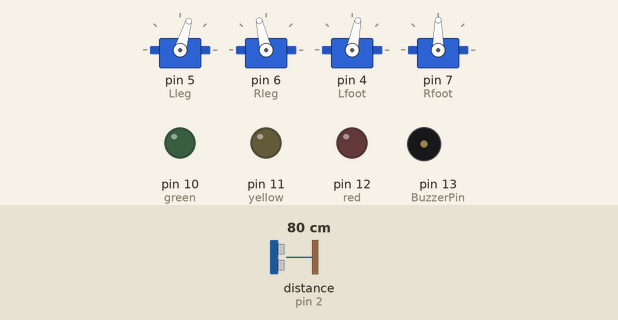
Simulated run of this sketch. Board: Arduino Uno, built with avr-gcc and run on an emulated ATmega328P. Shown: 4 × servo, output pins drawn as LEDs (lit = HIGH), buzzer (waves = sounding). The test bench sets the inputs (shaded band); at power-on: distance to the obstacle (sensor on pin 2) 80 cm. The echo pulse lasts 58.3 µs per cm; what the sketch prints to the serial monitor is not drawn.

Above: at 7.07 s.
7.3 s: distance to the obstacle (sensor on pin 2) set to 11 cm
At 7.62 s:
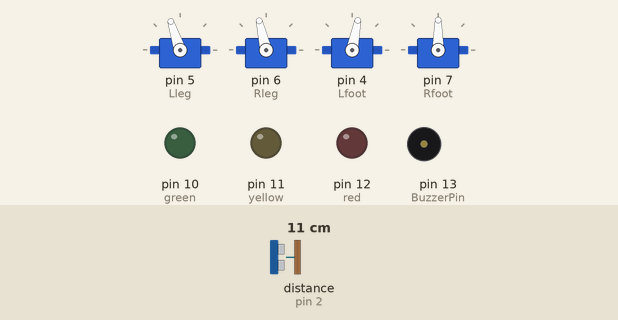
At 10.05 s:
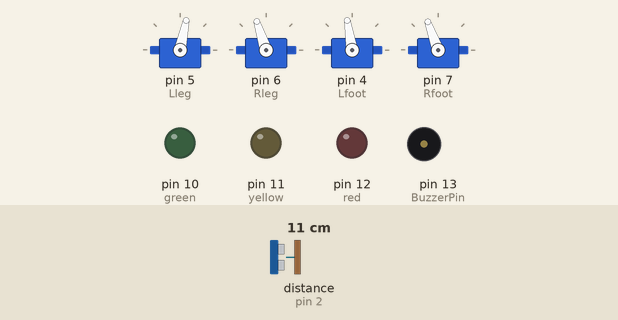
11.7 s: distance to the obstacle (sensor on pin 2) set to 8 cm
At 15.04 s:
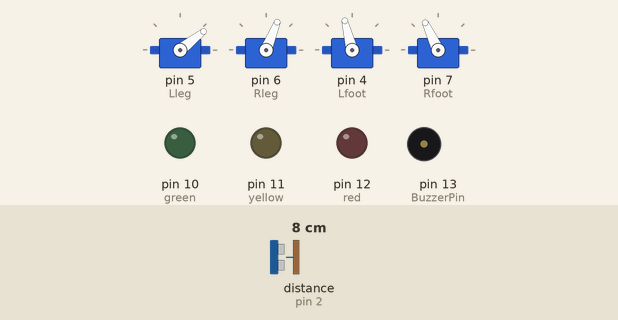
17.9 s: distance to the obstacle (sensor on pin 2) set to 2 cm
26.4 s: distance to the obstacle (sensor on pin 2) set to 9 cm
34.9 s: distance to the obstacle (sensor on pin 2) set to 4 cm
43.4 s: distance to the obstacle (sensor on pin 2) set to 18 cm
At 45.23 s:
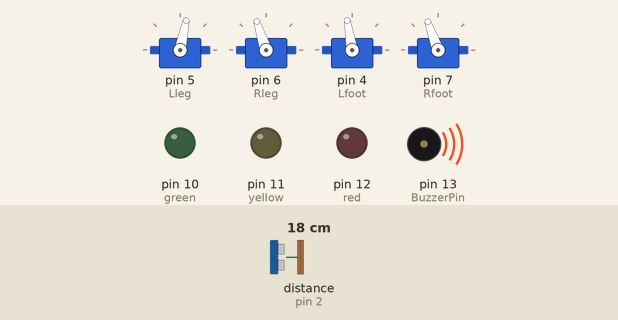
Timing chart, 0 to 99.4 s (numbered marks = the images above; inputs shaded):
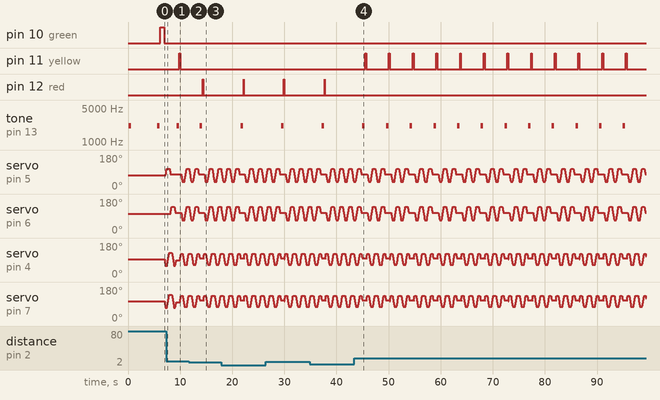

Measured:
- the behaviour switches between 10 and 9 cm on distance to the obstacle (sensor on pin 2) (found by bisection; images 2 and 3)
- after the input at 7.3 s, pin 10 (green): stays LOW (without the input it goes to HIGH after 2.6 s); pin 11 (yellow): LOW → HIGH after 2.6 s, → LOW 0.11 s later
- after the input at 11.7 s, pin 11 (yellow): stays LOW (without the input it goes to HIGH after 2.7 s); pin 12 (red): LOW → HIGH after 2.7 s, → LOW 0.08 s later
- after the input at 43.4 s, pin 11 (yellow): alternates HIGH for 0.18 s and LOW for 4.4 s, starting after 2.1 s; pin 12 (red): stops changing and stays LOW; tone on pin 13 (BuzzerPin): alternates 2142 Hz for 0.48 s and silent for 4.1 s, starting after 6.1 s
- by itself, servo on pin 5 (Lleg): moves between 38° and 108°, repeating every 4.5 s
- by itself, servo on pin 6 (Rleg): moves between 68° and 138°, repeating every 4.5 s
- by itself, servo on pin 4 (Lfoot): moves between 64° and 124°, repeating every 4.5 s
- by itself, servo on pin 7 (Rfoot): moves between 75° and 135°, repeating every 4.5 s

The sketch:

marche.ino
```cpp
#include <Servo.h>
#include <NewPing.h>

/**
* On utilise des #define plutôt que des variables sur les constantes
* cela prend moins de place en mémoire vive !! (car remplacées lors de la complilation)
*/

#define BuzzerPin 13

#define red 12
#define yellow 11
#define green 10

#define EnableServo 14  // activation des servos (la pin 14 est en faite la pin A0)
Servo Lleg;  // create servo object to control a servo
Servo Rleg;
Servo Lfoot;
Servo Rfoot;

int RFcenter = 105;    // variable to store the center servo position
int LLcenter = 73;
int RLcenter = 103;
int LFcenter = 94;
int tAngle = 30; //tilt angle
int uAngle = 35; //turn angle
int sAngle = 35; //swing angle

long cm;                // variable pour stocker la distance de l'objet en cm
// Maximum distance we want to ping for (in centimeters). Maximum sensor distance is rated at 400-500cm.
#define MAX_DISTANCE 300
// Arduino pin tied to trigger pin on the ultrasonic sensor.
#define TRIGGER_PIN  3
// Arduino pin tied to echo pin on the ultrasonic sensor.
#define ECHO_PIN     2
NewPing sonar(TRIGGER_PIN, ECHO_PIN, MAX_DISTANCE); // NewPing setup of pins and maximum distance.
int Obstacle=0;

void setup(){
  Lleg.attach(5);  // attaches the servo on pin x to the servo object
  Rleg.attach(6);  // attaches the servo on pin x to the servo object
  Lfoot.attach(4);  // attaches the servo on pin x to the servo object
  Rfoot.attach(7);  // attaches the servo on pin x to the servo object
  CenterServos(); //center the servos

  pinMode(green, OUTPUT);	digitalWrite(green, LOW);
  pinMode(yellow, OUTPUT);	digitalWrite(yellow, LOW);
  pinMode(red, OUTPUT);		digitalWrite(red, LOW);

  pinMode(BuzzerPin, OUTPUT);	digitalWrite(BuzzerPin, LOW);
  pinMode(BuzzerPin-1, OUTPUT);	digitalWrite(BuzzerPin-1, LOW); // branchement buzzer (identique a GND)
  //Buzzer.PlayMelody();

  Serial.begin(19200);
  Serial.println("Ready");


  //while (digitalRead(ButtonPin) != LOW){
    //do nothing until the button pressed
  //}
  BuzzerBeep();
  for(int i=0;i<5;++i){
    delay(1000);
  }
  BuzzerBeep();
}

void loop() {
  Obstacle = testSonar();
  switch (Obstacle){
    case 0: //no object
       Forward(1,30); //one step Forward
       BuzzerBeep();
       break;
     case 1: //object on Left
       TurnRight(2,30);
       BuzzerBeep();
       break;
     case 2: //object on Right
       TurnLeft(2,30);
       BuzzerBeep();
       break;
     case 3: //obect in Front (both Left and Right detect the object)
       TurnLeft(4,30); //turn around
       BuzzerBeep();
       break;
   }

}

//La fonction ci-dessous fait clignoter la LED correspondant à la distance.
//Le clignotement est de plus en plus rapide à mesure que l'objet se rapproche.
void blink(int pause, int ledPin) {
  pause = pause * 10;
  digitalWrite(ledPin, HIGH);
  delay(pause);
  digitalWrite(ledPin, LOW);
  delay(10);
}

// on envoi 5 pings, on récupère la moyenne
// puis on converti ça en cm
// voir ici pour la doc des méthodes utilisées
// http://code.google.com/p/arduino-new-ping/wiki/Using_NewPing_Syntax
int testSonar() {
  cm = sonar.convert_cm( sonar.ping_median() ); // send ping and get distance in cm
  Serial.print(cm);
  Serial.print("\t");
  if(cm >0 && cm < 10) {          // objet très proche
    blink(cm, red);
    return 3;
  }
  else if(cm >= 10 && cm < 30) {  // distance moyenne
     blink(cm, yellow);
     return 2;
  }
  else if(cm >= 30) {             // objet lointain
    blink(cm, green);
    return 0;
  }

  Serial.print(Obstacle);
  Serial.print("\t");
}

void CenterServos() {
    Lleg.write(LLcenter);
    // tell servo to go to position in variable 'center'
    Rleg.write(RLcenter);
    // tell servo to go to position in variable 'center'
    Lfoot.write(LFcenter);
    // tell servo to go to position in variable 'center'
    Rfoot.write(RFcenter);
    // tell servo to go to position in variable 'center'
    delay(100);
    // waits 100ms for the servos to reach the position
}

void BuzzerBeep() {
	int tpstone=230;
	for (int i=0; i <= 999; i++) {
		digitalWrite(BuzzerPin, HIGH); delayMicroseconds(tpstone);
		digitalWrite(BuzzerPin, LOW); delayMicroseconds(tpstone);
	}
}
```

ServoPrimitives.ino
```cpp
void TiltRightUp(byte ang, byte sp){    //tilt right up
  for (int i=0; i<=ang; i+=5){    Lfoot.write(LFcenter+i);    Rfoot.write(RFcenter+i);    delay(sp);  }
}
void TiltRightDown(byte ang, byte sp){  //tilt right down
  for (int i=ang; i>0; i-=5){    Lfoot.write(LFcenter+i);    Rfoot.write(RFcenter+i);    delay(sp);  }
}
void TiltLeftUp(byte ang, byte sp){  //tilt left up
  for (int i=0; i<=ang; i+=5){    Lfoot.write(LFcenter-i);    Rfoot.write(RFcenter-i);    delay(sp);  }
}
void TiltLeftDown(byte ang, byte sp){  //tilt left down
  for (int i=ang; i>0; i-=5){    Lfoot.write(LFcenter-i);    Rfoot.write(RFcenter-i);    delay(sp);  }
}

void LeftFootUp(char ang, byte sp){  //tilt left up
  for (int i=0; i<=ang; i+=5){    Lfoot.write(LFcenter-i);    delay(sp);  }
}
void LeftFootDown(byte ang, byte sp){  //tilt left down
  for (int i=ang; i>0; i-=5){    Lfoot.write(LFcenter-i);    delay(sp);  }
}
void RightFootUp(byte ang, byte sp){    //tilt right up
  for (int i=0; i<=ang; i+=5){    Rfoot.write(RFcenter+i);    delay(sp);  }
}
void RightFootDown(byte ang, byte sp){  //tilt right down
  for (int i=ang; i>0; i-=5){    Rfoot.write(RFcenter+i);    delay(sp);  }
}

void SwingRight(byte ang, byte sp){  //swing right
  for (int i=0; i<=ang; i+=5){    Lleg.write(LLcenter-i);    Rleg.write(RLcenter-i);    delay(sp);  }
}
void SwingRcenter(byte ang, byte sp){  //swing r->center
  for (int i=ang; i>0; i-=5){    Lleg.write(LLcenter-i);    Rleg.write(RLcenter-i);    delay(sp);  }
}

void SwingLeft(byte ang, byte sp){  //swing left
  for (byte i=0; i<=ang; i=i+5){    Lleg.write(LLcenter+i);    Rleg.write(RLcenter+i);    delay(sp);  }
}
void SwingLcenter(byte ang, byte sp){  //swing l->center
  for (byte i=ang; i>0; i=i-5){    Lleg.write(LLcenter+i);    Rleg.write(RLcenter+i);    delay(sp);  }
}

void RightLegIn(byte ang, byte sp){  //swing right
  for (int i=0; i<=ang; i+=5){    Rleg.write(RLcenter-i);    delay(sp);  }
}
void RightLegIcenter(byte ang, byte sp){  //swing r->center
  for (int i=ang; i>0; i-=5){    Rleg.write(RLcenter-i);    delay(sp);  }
}
void RightLegOut(byte ang, byte sp){  //swing right
  for (int i=0; i<=ang; i+=5){    Rleg.write(RLcenter+i);    delay(sp);  }
}
void RightLegOcenter(byte ang, byte sp){  //swing r->center
  for (int i=ang; i>0; i-=5){    Rleg.write(RLcenter+i);    delay(sp);  }
}
void LeftLegIn(byte ang, byte sp){  //swing left
  for (byte i=0; i<=ang; i=i+5){    Lleg.write(LLcenter+i);    delay(sp);  }
}
void LeftLegIcenter(byte ang, byte sp){  //swing l->center
  for (byte i=ang; i>0; i=i-5){    Lleg.write(LLcenter+i);    delay(sp);  }
}
void LeftLegOut(byte ang, byte sp){  //swing left
  for (byte i=0; i<=ang; i=i+5){    Lleg.write(LLcenter-i);    delay(sp);  }
}
void LeftLegOcenter(byte ang, byte sp){  //swing l->center
  for (byte i=ang; i>0; i=i-5){    Lleg.write(LLcenter-i);    delay(sp);  }
}
```

WalkFunctions.ino
```cpp
void TurnLeft(byte Steps, byte Speed){
  digitalWrite(EnableServo,HIGH);
  TiltRightUp(tAngle, Speed);
  for (byte j=0; j<Steps; ++j){
    SwingRight(sAngle, Speed);
    TiltRightDown(tAngle, Speed);
    TiltLeftUp(tAngle, Speed);
    SwingRcenter(sAngle, Speed);
    SwingLeft(sAngle, Speed);
    TiltLeftDown(tAngle, Speed);
    TiltRightUp(tAngle, Speed);
    SwingLcenter(sAngle, Speed);
  }
  TiltRightDown(tAngle, Speed);
  digitalWrite(EnableServo,LOW);
}
void TurnRight(byte Steps, byte Speed){
  digitalWrite(EnableServo,HIGH);
  TiltLeftUp(tAngle, Speed);
  for (byte j=0; j<Steps; ++j){
    SwingLeft(sAngle, Speed);
    TiltLeftDown(tAngle, Speed);
    TiltRightUp(tAngle, Speed);
    SwingLcenter(sAngle, Speed);
    SwingRight(sAngle, Speed);
    TiltRightDown(tAngle, Speed);
    TiltLeftUp(tAngle, Speed);
    SwingRcenter(sAngle, Speed);
  }
  TiltLeftDown(tAngle, Speed);
  digitalWrite(EnableServo,LOW);
}

void Forward(byte Steps, byte Speed){
  digitalWrite(EnableServo,HIGH);
  TiltLeftUp(uAngle, Speed);
  delay(20);
  for (byte j=0; j<Steps; ++j){
    LeftLegIn(sAngle, Speed);
    TiltLeftDown(uAngle, Speed);
    TiltRightUp(uAngle, Speed);
    delay(20);
    LeftLegIcenter(sAngle, Speed);
    RightLegOut(sAngle, Speed);
    TiltRightDown(uAngle, Speed);
    TiltLeftUp(uAngle, Speed);
    delay(20);
    RightLegOcenter(sAngle, Speed);
  }
  TiltLeftDown(uAngle, Speed);
  digitalWrite(EnableServo,LOW);
}
void Back(byte Steps, byte Speed){
  digitalWrite(EnableServo,HIGH);
  TiltRightUp(uAngle, Speed);
  delay(20);
  for (byte j=0; j<Steps; ++j){
    RightLegIn(sAngle, Speed);
    TiltRightDown(uAngle, Speed);
    TiltLeftUp(uAngle, Speed);
    delay(20);
    RightLegIcenter(sAngle, Speed);
    LeftLegOut(sAngle, Speed);
    TiltLeftDown(uAngle, Speed);
    TiltRightUp(uAngle, Speed);
    delay(20);
    LeftLegOcenter(sAngle, Speed);
  }
  TiltRightDown(uAngle, Speed);
  digitalWrite(EnableServo,LOW);
}
```
